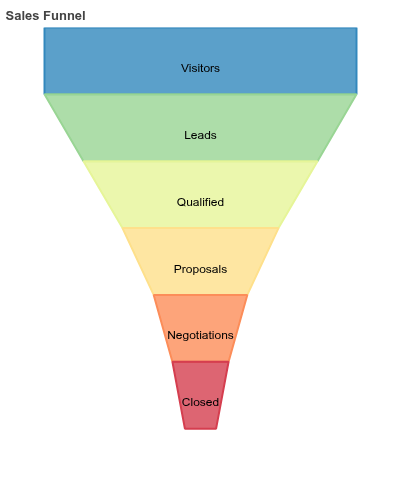

Recreate this plot in Python.
from bokeh.plotting import figure, show
from bokeh.io import output_file
from bokeh.models import ColumnDataSource, HoverTool
from bokeh.palettes import Spectral6
import numpy as np
from bokeh_rocks import save_plot
# Sample funnel data
stages = ['Visitors', 'Leads', 'Qualified', 'Proposals', 'Negotiations', 'Closed']
values = [1000, 750, 500, 300, 180, 100]

# Calculate percentages
percentages = [f"{(value/values[0]*100):.1f}%" for value in values]

# Calculate the coordinates for the funnel segments
def create_funnel_coordinates(values, width=0.8, height=0.6):
    max_width = width
    y_offset = height
    y_height = y_offset / len(values)
    
    # Calculate width for each stage based on value
    widths = [max_width * (value/values[0]) for value in values]
    
    xs = []
    ys = []
    
    for i, width in enumerate(widths):
        # Calculate x coordinates for the trapezoid
        half_width = width/2
        if i == 0:  # First segment
            prev_half_width = half_width
        
        x_coords = [-half_width, half_width, prev_half_width, -prev_half_width]
        y_coords = [y_offset - i*y_height] * 2 + [y_offset - (i-1)*y_height] * 2
        
        xs.append(x_coords)
        ys.append(y_coords)
        prev_half_width = half_width
    
    return xs, ys

# Create funnel coordinates
xs, ys = create_funnel_coordinates(values)

# Create data source
source = ColumnDataSource(data=dict(
    x=xs,
    y=ys,
    stage=stages,
    value=values,
    percentage=percentages,
    color=Spectral6,
    alpha=[0.8] * len(stages),
    line_width=[2] * len(stages)
))

# Create figure
p = figure(height=500, width=400,
           title="Sales Funnel",
           toolbar_location=None,
           x_range=(-0.5, 0.5),
           y_range=(0, 0.7))

# Create funnel segments
funnel = p.patches('x', 'y',
                  fill_color='color',
                  fill_alpha='alpha',
                  line_color='color',
                  line_width='line_width',hover_line_color="black",hover_alpha=1,
                  source=source)

# Add hover tool
hover = HoverTool(renderers = [funnel],tooltips=[
    ('Stage', '@stage'),
    ('Value', '@value'),
    ('Conversion', '@percentage')
])
p.add_tools(hover)


# Style the chart
p.axis.visible = False
p.grid.grid_line_color = None
p.outline_line_color = None
p.background_fill_color = None
p.border_fill_color = None

# Add stage labels
label_y = [ys[i][0]+ 0.05 for i in range(len(stages))]
p.text(x=0, y=label_y,
       text=stages,
       text_align='center',
       text_baseline='top',
       text_font_size='12px')


show(p)
save_plot(p, "output/funnel_01")
